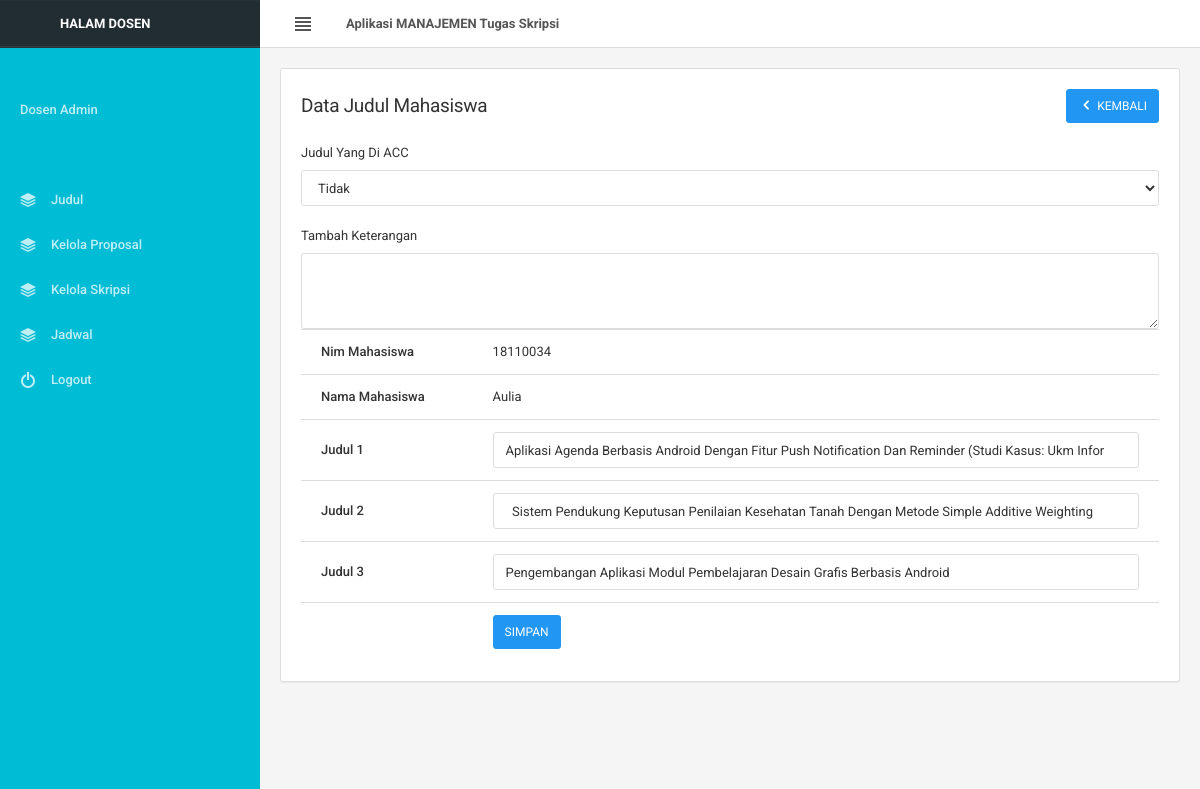
Screenshot of /admin/accdataform.php?id=1 (signed in) with the database file from the repository.
### tables this page shows
CREATE TABLE `tbl_judul` (
  `id` int(100) NOT NULL,
  `id_mahasiswa` int(100) NOT NULL,
  `nim` int(20) NOT NULL,
  `nama_mahasiswa` varchar(20) NOT NULL,
  `judul1` varchar(100) NOT NULL,
  `judul2` varchar(100) NOT NULL,
  `judul3` varchar(100) NOT NULL,
  `acc` varchar(100) NOT NULL,
  `keterangan` varchar(100) NOT NULL
);

### admin/accdataform.php (the view, shortened to what this page needs)
<?php include 'header.php'; ?>
<div class="content-wrapper">
	<div class="content">
		<div class="row">
			<div class="col-lg-12">
				<div class="panel panel-flat">
					<div class="panel-heading">
						<h4 class="panel-title">Data Judul Mahasiswa</h4>
						<div class="heading-elements">
							<a href="data_pengajuan_judul.php" class="btn btn-sm btn-primary"><i class="icon-arrow-left12"></i> KEMBALI</a>
						</div>
					</div>
					<div class="panel-body">
						<div class="table-responsive">
							<form action="accdata_act.php" method="post" enctype="multipart/form-data" >
								<?php
								$id = $_GET['id'];
								$data = mysqli_query($connect,"SELECT * FROM tbl_judul WHERE id='$id'");
								while($d=mysqli_fetch_array($data)){
									?>
									<table class="table">
									<tr>
										<th width="20%">Nim Mahasiswa</th>
										<td>
											<h9><?php echo $d['nim']; ?></h9></td>
									</tr>
									<tr>
										<th width="20%">Nama Mahasiswa</th>
										<td>
										<h9><?php echo $d['nama_mahasiswa']; ?></h9></td>
									</tr>
									<tr>
										<th width="20%">Judul 1</th>
										<td>
											<input type="text" class="form-control" id="judul1" name="judul1" value="<?php echo $d['judul1']; ?>"></td>
									</tr>
									<tr>
										<th width="20%">Judul 2</th>
										<td>
											<input type="text" class="form-control" id="judul2" name="judul2" value="<?php echo $d['judul2']; ?>"></td>
									</tr>
									<tr>
										<th width="20%">Judul 3</th>
										<td>
											<input type="text" class="form-control" id="judul3" name="judul3" value="<?php echo $d['judul3']; ?>"></td>
									</tr>
									<tr>
									<div class="form-group">
													<label> Judul Yang Di ACC </label>
														<select class="form-control" name="acc" id="acc" required aria-label="select example">
														<option value="Tidak Diterima">Tidak</option>
			                  						</select>
													  <tr>
									<label for="keterangan">Tambah Keterangan</label>
    								<textarea class="form-control" id="keterangan" rows="3"
									name="keterangan"></textarea>
									</tr>
													</div>
									</tr>
									<tr>
										<th></th>
										<td><input type="submit" value="SIMPAN"  name="accjudul" class="btn btn-primary btn-sm"></td>
									</tr>
									</table>
									<?php } ?>
								</form>
							</div>
						</div>
					</div>
				</div>
			</div>
		</div>
	</div>
<?php include 'footer.php'; ?>

### rows the page displays
tbl_judul: nim "18110034", nama_mahasiswa "Aulia", judul1 "Aplikasi Agenda Berbasis Android Dengan Fitur Push Notification Dan Reminder (Studi Kasus: Ukm Infor", judul2 "Sistem Pendukung Keputusan Penilaian Kesehatan Tanah Dengan Metode Simple Additive Weighting", judul3 "Pengembangan Aplikasi Modul Pembelajaran Desain Grafis Berbasis Android"
